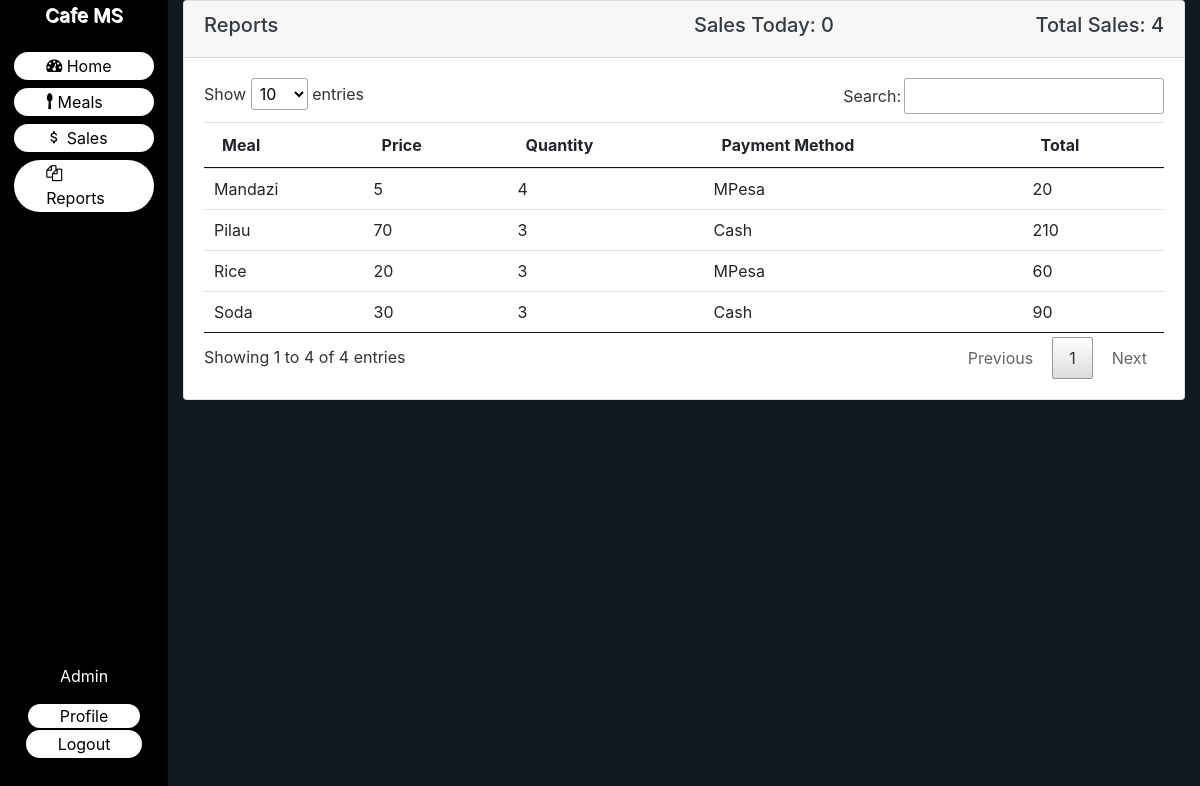
The app's page /app/reports.php (signed in) with its own data.
### tables this page shows
CREATE TABLE `sales` (
  `id` int(6) NOT NULL,
  `meal_id` int(6) NOT NULL,
  `quantity` int(3) NOT NULL DEFAULT 1,
  `payment_method` int(2) NOT NULL,
  `date_created` date NOT NULL DEFAULT current_timestamp()
);

CREATE TABLE `meals` (
  `id` int(6) NOT NULL,
  `meal_name` varchar(70) NOT NULL,
  `price` double NOT NULL,
  `category` varchar(70) NOT NULL,
  `picture_of_meal` varchar(200) NOT NULL,
  `date_created` date NOT NULL DEFAULT current_timestamp()
);

### app/include/functions.php (called while the page is built, shortened)
<?php
$hostname = "localhost";
$username = "root";
$password = "";
$database = "db_cafe_pos";
$db_connection = mysqli_connect($hostname, $username, $password, $database)
or die("<b>Connection to the server couldn't be established. Try starting mysql on Xampp or contact the developer for help!</b>");
    if (isset($_COOKIE['error'])): ?>
<?php endif;
function fetch_all($table_name): mysqli_result|bool
{
    global $db_connection;
    $sql_fetch_all = $db_connection->query("SELECT * FROM $table_name") or die(mysqli_error($db_connection));
    return $sql_fetch_all;
}
function count_all($table_name): int
{
    return mysqli_num_rows(fetch_all($table_name));
}
function fetch_all_sales(): mysqli_result|bool
{
    global $db_connection;
    return $db_connection->query("SELECT sales.id AS sale_id, sales.quantity, sales.payment_method, meals.id AS meal_id, meals.meal_name, meals.category, meals.price FROM sales JOIN meals ON sales.meal_id = meals.id");
}
function fetch_all_sales_today(): mysqli_result|bool
{
    global $db_connection;
    $today = date("Y-m-d");
    return $db_connection->query("SELECT sales.id AS sale_id, sales.quantity, sales.payment_method, meals.id AS meal_id, meals.meal_name, meals.category, meals.price FROM sales JOIN meals ON sales.meal_id = meals.id WHERE sales.date_created = '$today' ");
}
function count_sales_today(): int
{
    return mysqli_num_rows(fetch_all_sales_today());
}

### app/reports.php (the view, shortened to what this page needs)
<?php
include_once "include/functions.php";
?>
<!doctype html>
<html lang="en">
<head>
    <?php include_once "include/head_section.php" ?>
</head>
<body>
<?php include_once "include/navbar.php" ?>
<main class="main_content">
    <div class="container">
        <div class="row">
            <div class="col">
                <div class="card text-dark">
                    <div class="card-header">
                        <div class="row">
                            <div class="col">
                                <h5>Reports</h5>
                            </div>
                            <div class="col text-right">
                                <h5>Sales Today: <?= count_sales_today() ?></h5>
                            </div>
                            <div class="col text-right">
                                <h5>Total Sales: <?= count_all('sales') ?></h5>
                            </div>
                        </div>
                    </div>
                    <div class="card-body">
                        <table class="table table_bordered" id="data_table">
                            <thead>
                            <tr>
                                <th>Meal</th>
                                <th>Price</th>
                                <th>Quantity</th>
                                <th>Payment Method</th>
                                <th>Total</th>
                            </tr>
                            </thead>
                            <tbody>
                            <?php foreach(fetch_all_sales() as $sale): ?>
                                <tr>
                                    <td><?= $sale['meal_name'] ?></td>
                                    <td><?= $sale['price'] ?></td>
                                    <td><?= $sale['quantity'] ?></td>
                                    <td>
                                        <?php
                                        if($sale['payment_method'] == 1) echo 'Cash';
                                        elseif($sale['payment_method'] == 2) echo 'MPesa';
                                        ?>
                                    </td>
                                    <td><?= $sale['price'] * $sale['quantity'] ?></td>
                                </tr>
                            <?php endforeach; ?>
                            </tbody>
                        </table>
                    </div>
                </div>
            </div>
        </div>
    </div>
</main>
</body>
</html>

### assets/css/styles.css (style rules this page uses)
* { padding: 0; margin: 0; box-sizing: border-box; }
body { background: #101820FF; color: #efefef; height: 100%; }
.main_content { width: 86%; margin-left: 14%; }

### records on screen
sales: meal.meal_name "Pilau", meal.price "70", quantity "3", payment_method "Cash", $sale['price'] * $sale['quantity'] "210"
sales: meal.meal_name "Soda", meal.price "30", quantity "3", payment_method "Cash", $sale['price'] * $sale['quantity'] "90"
sales: meal.meal_name "Mandazi", meal.price "5", quantity "4", payment_method "MPesa", $sale['price'] * $sale['quantity'] "20"
sales: meal.meal_name "Rice", meal.price "20", quantity "3", payment_method "MPesa", $sale['price'] * $sale['quantity'] "60"

### other values on screen
$_SESSION['first_name'] "Admin"
count_sales_today() "0"
count_all('sales') "4"
